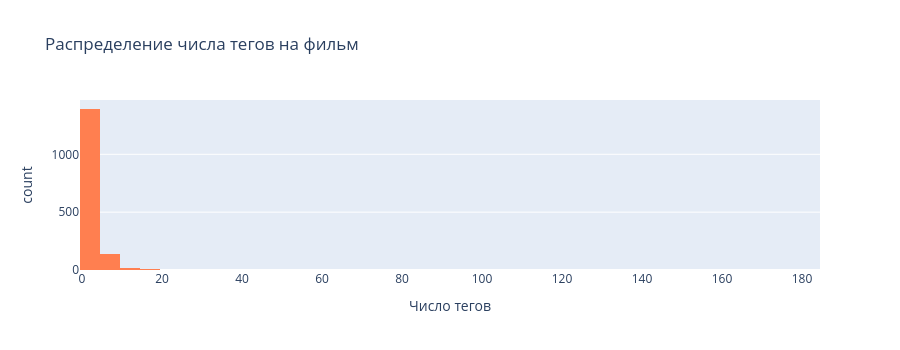

The cell this chart's notebook holds for it:
### Code cell
# Распределение числа тегов на фильм
tags_per_movie = tags.groupby('movieId')['tag'].count()

fig = px.histogram(
    tags_per_movie.reset_index(), x='tag', nbins=40,
    title='Распределение числа тегов на фильм',
    labels={'tag': 'Число тегов', 'count': 'Количество фильмов'},
    color_discrete_sequence=['coral']
)
fig.update_layout(height=350)
fig.show()

print(tags_per_movie.describe())

### Figure 1 — Plotly figure (JSON) as saved in the notebook; plotly's stock layout.template omitted (floating-point values rounded to 4 significant figures; data arrays with more than 128 entries replaced by an {"elided": "..."} marker saying what was removed)
{"data": [{"bingroup": "x", "hovertemplate": "Число тегов=%{x}<br>count=%{y}<extra></extra>", "legendgroup": "", "marker": {"color": "coral", "pattern": {"shape": ""}}, "name": "", "nbinsx": 40, "orientation": "v", "showlegend": false, "type": "histogram", "x": {"elided": "1572 int values"}, "xaxis": "x", "yaxis": "y"}], "layout": {"barmode": "relative", "height": 350, "legend": {"tracegroupgap": 0}, "title": {"text": "Распределение числа тегов на фильм"}, "xaxis": {"anchor": "y", "domain": [0.0, 1.0], "title": {"text": "Число тегов"}}, "yaxis": {"anchor": "x", "domain": [0.0, 1.0], "title": {"text": "count"}}}}
